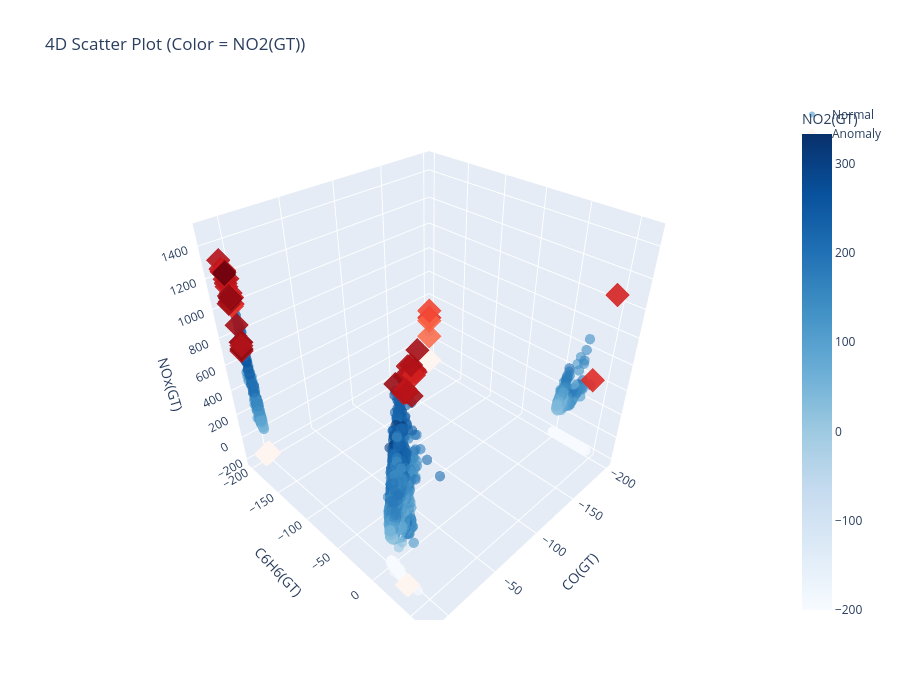

Here is the notebook cell this chart was saved with:
### Code cell
import plotly.graph_objects as go
import numpy as np
 
# Separate normal and anomaly
normal = features[features['anomaly'] == 1]
anomaly = features[features['anomaly'] == -1]
 
fig = go.Figure()
 
# Normal points
fig.add_trace(go.Scatter3d(
    x=normal['CO(GT)'],
    y=normal['C6H6(GT)'],
    z=normal['NOx(GT)'],
    mode='markers',
    name='Normal',
    marker=dict(
        size=6,
        color=normal['NO2(GT)'],   # 4th dimension as color
        colorscale='Blues',
        opacity=0.6,
        colorbar=dict(title='NO2(GT)')
    )
))
 
# Anomaly points
fig.add_trace(go.Scatter3d(
    x=anomaly['CO(GT)'],
    y=anomaly['C6H6(GT)'],
    z=anomaly['NOx(GT)'],
    mode='markers',
    name='Anomaly',
    marker=dict(
        size=8,
        color=anomaly['NO2(GT)'],
        colorscale='Reds',
        opacity=0.9,
        symbol='diamond'
    )
))
 
# Layout
fig.update_layout(
    title='4D Scatter Plot (Color = NO2(GT))',
    scene=dict(
        xaxis_title='CO(GT)',
        yaxis_title='C6H6(GT)',
        zaxis_title='NOx(GT)'
    ),
    width=900,
    height=700
)
 
fig.show()

### Figure 1 — Plotly figure (JSON) as saved in the notebook; plotly's stock layout.template omitted (floating-point values rounded to 4 significant figures; data arrays with more than 128 entries replaced by an {"elided": "..."} marker saying what was removed)
{"data": [{"marker": {"color": {"elided": "9263 int values"}, "colorbar": {"title": {"text": "NO2(GT)"}}, "colorscale": [[0, "rgb(247,251,255)"], [0.125, "rgb(222,235,247)"], [0.25, "rgb(198,219,239)"], [0.375, "rgb(158,202,225)"], [0.5, "rgb(107,174,214)"], [0.625, "rgb(66,146,198)"], [0.75, "rgb(33,113,181)"], [0.875, "rgb(8,81,156)"], [1, "rgb(8,48,107)"]], "opacity": 0.6, "size": 6}, "mode": "markers", "name": "Normal", "type": "scatter3d", "x": {"elided": "9263 float values"}, "y": {"elided": "9263 float values"}, "z": {"elided": "9263 int values"}}, {"marker": {"color": [-200, -200, -200, -200, -200, -200, -200, -200, -200, -200, -200, -200, -200, -200, -200, -200, 62, -200, 166, 158, -200, -200, -200, -200, -200, -200, -200, -200, -200, -200, -200, -200, -200, -200, -200, -200, -200, -200, -200, -200, 186, -200, 272, 282, 240, 245, 233, 215, 227, 220, 190, 255, 269, 257, 248, 208, -200, 229, 214, -200, 81, 212, 217, 236, 217, 231, 227, 219, 203, 186, -200, 151, 252, -200, 121, -200, 272, 225, 243, -200, -200, 243, 276, -200, 296, 291, 276, 251, 275, 312, 340, 326, 284, 289], "colorscale": [[0, "rgb(255,245,240)"], [0.125, "rgb(254,224,210)"], [0.25, "rgb(252,187,161)"], [0.375, "rgb(252,146,114)"], [0.5, "rgb(251,106,74)"], [0.625, "rgb(239,59,44)"], [0.75, "rgb(203,24,29)"], [0.875, "rgb(165,15,21)"], [1, "rgb(103,0,13)"]], "opacity": 0.9, "size": 8, "symbol": "diamond"}, "mode": "markers", "name": "Anomaly", "type": "scatter3d", "x": [1, -200, -200, -200, -200, -200, -200, -200, -200, -200, -200, -200, -200, -200, -200, 1.4, -200, 0.3, -200, -200, 0.7, 5.8, -200, -200, -200, -200, -200, -200, -200, -200, -200, -200, -200, -200, -200, -200, -200, -200, -200, 3.4, -200, 6.6, 7.8, 5.6, 6.3, 6.9, 7.3, 7.3, 10.2, 11.9, 11.5, 10.1, 9.9, 7.4, 9.3, 7.4, 0.9, 6.6, 7.3, 1.7, -200, 5.5, 4.8, 5.5, 5.2, 7.5, 8.6, 9.1, 8.6, 5.4, 2.8, 6.3, 9.1, 2.7, -200, 0.8, 8.6, 8.7, 6.4, 0.8, 1.5, 6.2, 8.4, 1.6, 5.9, 5.4, 4.7, 5.4, 5.8, 6.1, 7.1, 6.6, 6.5, 7.1], "y": [-200, -200, -200, -200, -200, -200, -200, -200, -200, -200, -200, -200, -200, -200, -200, -200, -200, -200, 37.3, -200, -200, 30.3, -200, -200, -200, -200, -200, -200, -200, -200, -200, -200, -200, -200, -200, -200, -200, -200, -200, -200, 45.9, 28.9, 35.9, 22.9, 38.3, 37.6, 33.2, 35.4, 49.5, 50.6, 49.4, 45.2, 50.8, -200, -200, -200, -200, -200, -200, -200, -200, -200, -200, -200, -200, -200, -200, -200, -200, -200, -200, -200, 36.3, -200, -200, -200, 43, 37.2, 35.7, -200, -200, -200, -200, -200, -200, -200, -200, -200, -200, -200, -200, -200, -200, -200], "z": [-200, -200, -200, -200, -200, -200, -200, -200, -200, -200, -200, -200, -200, -200, -200, -200, 41, -200, 395, 220, -200, -200, -200, -200, -200, -200, -200, -200, -200, -200, -200, -200, -200, -200, -200, -200, -200, -200, -200, -200, 1052, -200, 1290, 1195, 1301, 1345, 1189, 1201, 1369, 1389, 1358, 1389, 1479, 1159, 1310, 1037, -200, 1237, 1137, -200, 191, 1018, 1058, 1182, 1089, 1186, 1235, 1253, 1237, 1060, -200, 1005, 1220, -200, 286, -200, 1216, 1230, 1200, -200, -200, 687, 1028, -200, 700, 747, 746, 723, 872, 1054, 1218, 1227, 1061, 1075]}], "layout": {"height": 700, "scene": {"xaxis": {"title": {"text": "CO(GT)"}}, "yaxis": {"title": {"text": "C6H6(GT)"}}, "zaxis": {"title": {"text": "NOx(GT)"}}}, "title": {"text": "4D Scatter Plot (Color = NO2(GT))"}, "width": 900}}
